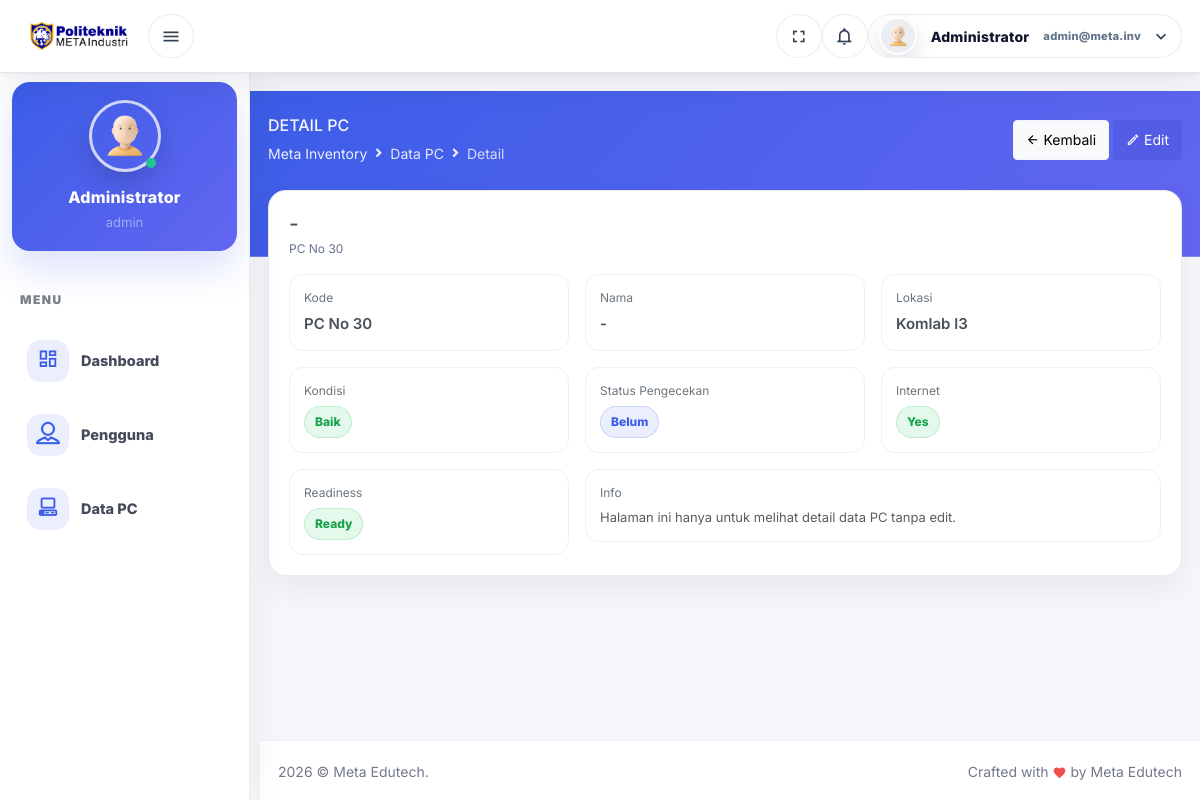
Page /dist/pcs/view.php?id=57 (signed in) on the committed database.
### tables this page shows
CREATE TABLE users (
    user_id INT AUTO_INCREMENT PRIMARY KEY,
    public_id VARCHAR(32) UNIQUE NOT NULL,
    username VARCHAR(50) UNIQUE NOT NULL,
    password_hash VARCHAR(255) NOT NULL,
    full_name VARCHAR(100),
    email VARCHAR(100),
    role ENUM('admin', 'pic', 'user') DEFAULT 'user',
    is_active TINYINT(1) DEFAULT 1,
    photo VARCHAR(255),
    last_login_at TIMESTAMP NULL,
    created_at TIMESTAMP DEFAULT CURRENT_TIMESTAMP,
    updated_at TIMESTAMP DEFAULT CURRENT_TIMESTAMP ON UPDATE CURRENT_TIMESTAMP
);

CREATE TABLE pcs (
    pc_id INT AUTO_INCREMENT PRIMARY KEY,
    unique_code VARCHAR(50) UNIQUE NOT NULL,
    unique_name VARCHAR(100) NOT NULL,
    location_id INT,
    condition_id INT,
    check_status_id INT,
    is_ready TINYINT(1) DEFAULT 1,
    internet TINYINT(1) DEFAULT 1,
    updated_by INT,
    created_at TIMESTAMP DEFAULT CURRENT_TIMESTAMP,
    updated_at TIMESTAMP DEFAULT CURRENT_TIMESTAMP ON UPDATE CURRENT_TIMESTAMP,
    FOREIGN KEY (location_id) REFERENCES locations(location_id),
    FOREIGN KEY (condition_id) REFERENCES conditions(condition_id),
    FOREIGN KEY (check_status_id) REFERENCES check_statuses(check_status_id)
);

CREATE TABLE locations (
    location_id INT AUTO_INCREMENT PRIMARY KEY,
    location_name VARCHAR(100) UNIQUE NOT NULL,
    latitude DECIMAL(10,8),
    longitude DECIMAL(11,8)
);

CREATE TABLE conditions (
    condition_id INT AUTO_INCREMENT PRIMARY KEY,
    condition_name VARCHAR(100) UNIQUE NOT NULL
);

CREATE TABLE check_statuses (
    check_status_id INT AUTO_INCREMENT PRIMARY KEY,
    status_name VARCHAR(100) UNIQUE NOT NULL
);

### dist/partials/app_context.php (called while the page is built, shortened)
<?php
$BASE_URL = "/HTML/dist/";
$sessionUser = $_SESSION["user"] ?? [];
$userId   = (int)($sessionUser["user_id"] ?? 0);
$email    = $sessionUser["email"] ?? "";
$fullName = $sessionUser["full_name"] ?? $email;
$role     = $sessionUser["role"] ?? "User";
$stmt = $pdo->prepare("SELECT email, full_name, role, is_active, photo FROM users WHERE user_id = ? LIMIT 1");
$stmt->execute([$userId]);
$dbUser = $stmt->fetch(PDO::FETCH_ASSOC);
$email    = $dbUser["email"] ?? $email;
$fullName = $dbUser["full_name"] ?: ($fullName ?: $email);
$role     = $dbUser["role"] ?: $role;
$photoDb = $dbUser["photo"] ?? "";
$photo = get_user_photo($photoDb);

### dist/partials/helpers.php (called while the page is built, shortened)
<?php
function get_user_photo($photoDb) {
    global $BASE_URL;
    $base = $BASE_URL ?? "/HTML/dist/";
    if (!$photoDb) {
        return $base . "assets/images/default-avatar.png";
    }
    return $base . ltrim($photoDb, "/");
}

### dist/partials/auth.php (called while the page is built, shortened)
<?php
require_once __DIR__ . "/../config/db.php";
$sessionUser = $_SESSION["user"];
$userId   = (int)$sessionUser["user_id"];
$stmt = $pdo->prepare("SELECT email, full_name, role, is_active, photo FROM users WHERE user_id = ? LIMIT 1");
$stmt->execute([$userId]);

### dist/partials/bootstrap.php (called while the page is built, shortened)
<?php
$BASE_URL = "/HTML/dist/";
require_once __DIR__ . "/../config/db.php";
require_once __DIR__ . "/helpers.php";
require_once __DIR__ . "/authorize.php";
require_once __DIR__ . "/auth.php";

### dist/partials/authorize.php (called while the page is built, shortened)
<?php
function can($roles) {
  $current = $_SESSION['user']['role'] ?? null;
  return $current && in_array($current, $roles, true);
}

### dist/pcs/view.php (the view, shortened to what this page needs)
<?php
require_once __DIR__ . "/../partials/bootstrap.php";
$pageTitle = "Detail PC";
require_once __DIR__ . "/../partials/app_context.php";
$id = (int)($_GET['id'] ?? 0);
$stmt = $pdo->prepare("
  SELECT
    p.pc_id, p.unique_code, p.unique_name, p.internet, p.is_ready,
    p.location_id, p.condition_id, p.check_status_id,
    l.location_name, c.condition_name, cs.status_name
  FROM pcs p
  LEFT JOIN locations l ON p.location_id = l.location_id
  LEFT JOIN conditions c ON p.condition_id = c.condition_id
  LEFT JOIN check_statuses cs ON p.check_status_id = cs.check_status_id
  WHERE p.pc_id = ?
  LIMIT 1
");
$stmt->execute([$id]);
$pc = $stmt->fetch(PDO::FETCH_ASSOC);
$internetOk = ((int)($pc['internet'] ?? 0) === 1);
$readyOk    = ((int)($pc['is_ready'] ?? 0) === 1);
$cond = strtolower(trim($pc['condition_name'] ?? ''));
$condClass = 'info';
if (in_array($cond, ['good','baik','normal'])) $condClass = 'ok';
$stClass = 'info';
?>
<!doctype html>
<html lang="en">
<head>
  <link href="../assets/css/bootstrap.min.css" id="bootstrap-style" rel="stylesheet" type="text/css" />
  <link href="../assets/css/icons.min.css" rel="stylesheet" type="text/css" />
  <link href="../assets/css/app.min.css" id="app-style" rel="stylesheet" type="text/css" />
  <link href="../assets/css/app.custom.css" rel="stylesheet">
</head>
<body>
<div id="layout-wrapper">
  <header id="page-topbar">
                <div class="navbar-header">
                    <div class="d-flex">
                    <div class="navbar-brand-box d-flex align-items-center gap-2">
                    <a href="index.php" class="topbar-logo-wrap d-flex align-items-center">
                        <img src="/HTML/dist/assets/images/logo-meta copy.png"
                            alt="Meta Inventory"
                            class="topbar-logo-img">
                    </a>
                    <button type="button"
                            class="btn header-item waves-effect topbar-hamburger"
                            id="vertical-menu-btn"
                            aria-label="Toggle menu">
                        <i class="mdi mdi-menu"></i>
                    </button>
                    </div>
                    </div>
                    <div class="d-flex">
                        <div class="dropdown d-none d-lg-inline-block ms-1">
                            <button type="button" class="btn header-item noti-icon waves-effect" data-toggle="fullscreen">
                                <i class="mdi mdi-fullscreen"></i>
                            </button>
                        </div>
                        <div class="dropdown d-inline-block">
                            <button type="button" class="btn header-item noti-icon waves-effect" id="page-header-notifications-dropdown"
                                data-bs-toggle="dropdown" aria-haspopup="true" aria-expanded="false">
                                <i class="mdi mdi-bell-outline bx-tada"></i>
                            </button>
                    </div>
                     <div class="dropdown d-inline-block">
                        <button type="button" class="btn header-item waves-effect" id="page-header-user-dropdown"
                            data-bs-toggle="dropdown" aria-haspopup="true" aria-expanded="false">
                            <img class="rounded-circle header-profile-user"
                            src="<?= htmlspecialchars($photo) ?>"
                            alt="Header Avatar">
                            <span class="d-none d-xl-inline-block ms-1">
                                <?= htmlspecialchars($fullName) ?>
                            </span>
                            <small class="d-none d-xl-inline-block text-muted ms-1">
                                <?= htmlspecialchars($email) ?>
                            </small>
                            <i class="mdi mdi-chevron-down d-none d-xl-inline-block"></i>
                        </button>
                    </div>
                </div>
                </div>
            </header>
  <div class="vertical-menu">
    <div data-simplebar class="h-100">
      <div class="user-sidebar text-center">
        <div class="dropdown">
          <div class="user-img">
            <img src="<?= htmlspecialchars($photo) ?>" alt="" class="rounded-circle">
            <span class="avatar-online bg-success"></span>
          </div>
          <div class="user-info">
            <h5 class="mt-3 font-size-16 text-white"><?= htmlspecialchars($fullName) ?></h5>
            <span class="font-size-13 text-white-50"><?= htmlspecialchars($role) ?></span>
          </div>
        </div>
      </div>
      <div id="sidebar-menu">
        <ul class="metismenu list-unstyled" id="side-menu">
          <li class="menu-title">Menu</li>
          <li>
            <a href="../index.php" class="waves-effect">
              <i class="mdi mdi-view-dashboard-outline"></i>
              <span>Dashboard</span>
            </a>
          </li>
          <?php if (can(['admin'])): ?>
            <li>
              <a href="../users/index.php" class="waves-effect">
                <i class="dripicons-user"></i>
                <span>Pengguna</span>
              </a>
            </li>
          <?php endif; ?>
          <?php if (can(['pic','admin'])): ?>
            <li>
              <a href="index.php" class="waves-effect">
                <i class="mdi mdi-desktop-classic"></i>
                <span>Data PC</span>
              </a>
            </li>
          <?php endif; ?>
        </ul>
      </div>
    </div>
  </div>
  <div class="main-content">
    <div class="page-content">
      <div class="page-title-box">
        <div class="container-fluid">
          <div class="row align-items-center">
            <div class="col-md-6">
              <div class="page-title">
                <h4><?= htmlspecialchars($pageTitle) ?></h4>
                <ol class="breadcrumb m-0">
                  <li class="breadcrumb-item">Meta Inventory</li>
                  <li class="breadcrumb-item"><a href="index.php">Data PC</a></li>
                  <li class="breadcrumb-item active">Detail</li>
                </ol>
              </div>
            </div>
            <div class="col-md-6 text-end">
              <a href="index.php" class="btn btn-light">
                <i class="mdi mdi-arrow-left"></i> Kembali
              </a>
              <?php if (can(['pic','admin'])): ?>
                <a href="edit.php?id=<?= (int)$pc['pc_id'] ?>" class="btn btn-primary">
                  <i class="mdi mdi-pencil-outline"></i> Edit
                </a>
              <?php endif; ?>
            </div>
          </div>
        </div>
      </div>
      <div class="container-fluid">
        <div class="page-content-wrapper">
          <div class="card pc-card">
            <div class="card-body">
              <div class="d-flex align-items-start justify-content-between mb-3">
                <div>
                  <h4 class="mb-1"><?= htmlspecialchars($pc['unique_name'] ?? '-') ?></h4>
                  <div class="meta-small"><?= htmlspecialchars($pc['unique_code'] ?? '-') ?></div>
                </div>
              </div>
              <div class="row g-3">
                <div class="col-md-4">
                  <div class="detail-box">
                    <div class="detail-label">Kode</div>
                    <div class="detail-value"><?= htmlspecialchars($pc['unique_code'] ?? '-') ?></div>
                  </div>
                </div>
                <div class="col-md-4">
                  <div class="detail-box">
                    <div class="detail-label">Nama</div>
                    <div class="detail-value"><?= htmlspecialchars($pc['unique_name'] ?? '-') ?></div>
                  </div>
                </div>
                <div class="col-md-4">
                  <div class="detail-box">
                    <div class="detail-label">Lokasi</div>
                    <div class="detail-value"><?= htmlspecialchars($pc['location_name'] ?? '-') ?></div>
                  </div>
                </div>
                <div class="col-md-4">
                  <div class="detail-box">
                    <div class="detail-label">Kondisi</div>
                    <div class="detail-value">
                      <span class="badge-soft <?= $condClass ?>">
                        <?= htmlspecialchars($pc['condition_name'] ?? '-') ?>
                      </span>
                    </div>
                  </div>
                </div>
                <div class="col-md-4">
                  <div class="detail-box">
                    <div class="detail-label">Status Pengecekan</div>
                    <div class="detail-value">
                      <span class="badge-soft <?= $stClass ?>">
                        <?= htmlspecialchars($pc['status_name'] ?? '-') ?>
                      </span>
                    </div>
                  </div>
                </div>
                <div class="col-md-4">
                  <div class="detail-box">
                    <div class="detail-label">Internet</div>
                    <div class="detail-value">
                      <span class="badge-soft <?= $internetOk ? 'ok' : 'no' ?>">
                        <?= $internetOk ? 'Yes' : 'No' ?>
                      </span>
                    </div>
                  </div>
                </div>
                <div class="col-md-4">
                  <div class="detail-box">
                    <div class="detail-label">Readiness</div>
                    <div class="detail-value">
                      <span class="badge-soft <?= $readyOk ? 'ok' : 'bad' ?>">
                        <?= $readyOk ? 'Ready' : 'Not Ready' ?>
                      </span>
                    </div>
                  </div>
                </div>
                <div class="col-md-8">
                  <div class="detail-box">
                    <div class="detail-label">Info</div>
                    <div class="text-muted" style="font-size:13px;">
                      Halaman ini hanya untuk melihat detail data PC tanpa edit.
                    </div>
                  </div>
                </div>
              </div>
            </div>
          </div>
        </div>
      </div>
    </div>
    <footer class="footer">
      <div class="container-fluid">
        <div class="row">
          <div class="col-sm-6">
            <script>document.write(new Date().getFullYear())</script> © Meta Edutech.
          </div>
          <div class="col-sm-6">
            <div class="text-sm-end d-none d-sm-block">
              Crafted with <i class="mdi mdi-heart text-danger"></i> by Meta Edutech
            </div>
          </div>
        </div>
      </div>
    </footer>
  </div>
</div>
</body>
</html>

### dist/pcs/view.php (style rules this page uses)
.detail-label { font-size:12px; color:#6c757d; margin-bottom:6px; }
.detail-value { font-size:15px; font-weight:600; }
.detail-box { border:1px solid #eef0f4; border-radius:14px; padding:14px; }

### rows in the picture
users: full_name "Administrator", role "admin"
pcs: unique_name "-", unique_code "PC No 30", location.location_name "Komlab l3", condition.condition_name "Baik", check_status.status_name "Belum"

### other values in the picture
$email "admin@meta.inv"
$pageTitle "DETAIL PC"
